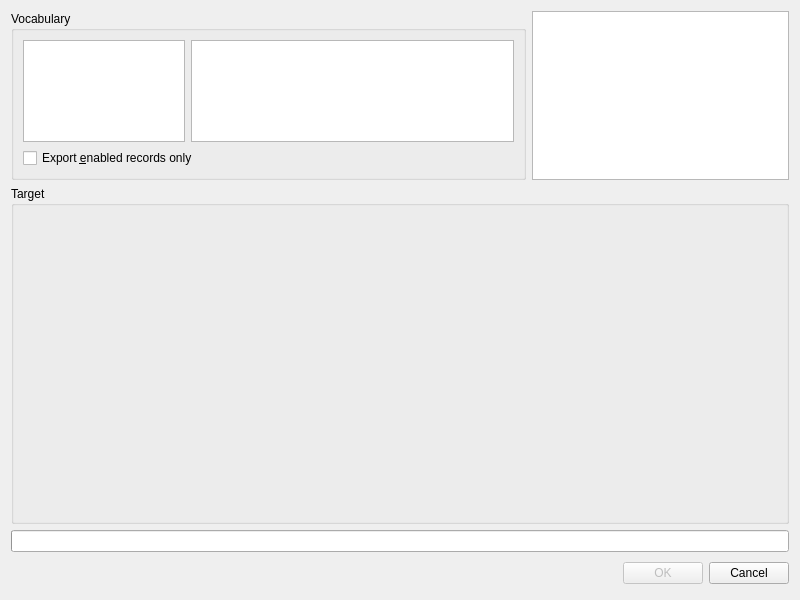
<?xml version="1.0" encoding="UTF-8"?>
<ui version="4.0">
 <class>qdWordsExport</class>
 <widget class="QDialog" name="qdWordsExport">
  <property name="geometry">
   <rect>
    <x>0</x>
    <y>0</y>
    <width>800</width>
    <height>600</height>
   </rect>
  </property>
  <property name="windowTitle">
   <string>Words Export</string>
  </property>
  <layout class="QVBoxLayout" name="verticalLayout">
   <item>
    <widget class="QWidget" name="widget" native="true">
     <property name="sizePolicy">
      <sizepolicy hsizetype="Preferred" vsizetype="Preferred">
       <horstretch>0</horstretch>
       <verstretch>1</verstretch>
      </sizepolicy>
     </property>
     <layout class="QHBoxLayout" name="horizontalLayout_2">
      <property name="margin">
       <number>0</number>
      </property>
      <item>
       <widget class="QGroupBox" name="groupBox">
        <property name="sizePolicy">
         <sizepolicy hsizetype="Preferred" vsizetype="Preferred">
          <horstretch>2</horstretch>
          <verstretch>0</verstretch>
         </sizepolicy>
        </property>
        <property name="title">
         <string>Vocabulary</string>
        </property>
        <layout class="QVBoxLayout" name="verticalLayout_3">
         <item>
          <layout class="QHBoxLayout" name="horizontalLayout">
           <item>
            <widget class="QTreeView" name="qtvCategories">
             <property name="sizePolicy">
              <sizepolicy hsizetype="Expanding" vsizetype="Expanding">
               <horstretch>1</horstretch>
               <verstretch>0</verstretch>
              </sizepolicy>
             </property>
             <property name="selectionMode">
              <enum>QAbstractItemView::ExtendedSelection</enum>
             </property>
             <property name="rootIsDecorated">
              <bool>false</bool>
             </property>
            </widget>
           </item>
           <item>
            <widget class="QTreeView" name="qtvFields">
             <property name="sizePolicy">
              <sizepolicy hsizetype="Expanding" vsizetype="Expanding">
               <horstretch>2</horstretch>
               <verstretch>0</verstretch>
              </sizepolicy>
             </property>
             <property name="rootIsDecorated">
              <bool>false</bool>
             </property>
             <attribute name="headerStretchLastSection">
              <bool>false</bool>
             </attribute>
            </widget>
           </item>
          </layout>
         </item>
         <item>
          <widget class="QCheckBox" name="qcbExportEnabledOnly">
           <property name="text">
            <string>Export &amp;enabled records only</string>
           </property>
          </widget>
         </item>
        </layout>
       </widget>
      </item>
      <item>
       <widget class="QTreeView" name="qtvExpPlugins">
        <property name="sizePolicy">
         <sizepolicy hsizetype="Expanding" vsizetype="Expanding">
          <horstretch>1</horstretch>
          <verstretch>0</verstretch>
         </sizepolicy>
        </property>
        <property name="rootIsDecorated">
         <bool>false</bool>
        </property>
       </widget>
      </item>
     </layout>
    </widget>
   </item>
   <item>
    <widget class="QGroupBox" name="qgbTarget">
     <property name="sizePolicy">
      <sizepolicy hsizetype="Preferred" vsizetype="Preferred">
       <horstretch>0</horstretch>
       <verstretch>2</verstretch>
      </sizepolicy>
     </property>
     <property name="title">
      <string>Target</string>
     </property>
     <layout class="QVBoxLayout" name="verticalLayout_2">
      <property name="margin">
       <number>0</number>
      </property>
      <item>
       <widget class="QStackedWidget" name="qswExpPlugins"/>
      </item>
     </layout>
    </widget>
   </item>
   <item>
    <widget class="QProgressBar" name="qpbProgress">
     <property name="textVisible">
      <bool>false</bool>
     </property>
    </widget>
   </item>
   <item>
    <layout class="QHBoxLayout">
     <property name="spacing">
      <number>6</number>
     </property>
     <property name="margin">
      <number>0</number>
     </property>
     <item>
      <spacer>
       <property name="orientation">
        <enum>Qt::Horizontal</enum>
       </property>
       <property name="sizeHint" stdset="0">
        <size>
         <width>131</width>
         <height>31</height>
        </size>
       </property>
      </spacer>
     </item>
     <item>
      <widget class="QPushButton" name="qpbOk">
       <property name="enabled">
        <bool>false</bool>
       </property>
       <property name="text">
        <string>OK</string>
       </property>
      </widget>
     </item>
     <item>
      <widget class="QPushButton" name="cancelButton">
       <property name="text">
        <string>Cancel</string>
       </property>
      </widget>
     </item>
    </layout>
   </item>
  </layout>
 </widget>
 <resources/>
 <connections>
  <connection>
   <sender>qpbOk</sender>
   <signal>clicked()</signal>
   <receiver>qdWordsExport</receiver>
   <slot>accept()</slot>
   <hints>
    <hint type="sourcelabel">
     <x>278</x>
     <y>253</y>
    </hint>
    <hint type="destinationlabel">
     <x>96</x>
     <y>254</y>
    </hint>
   </hints>
  </connection>
  <connection>
   <sender>cancelButton</sender>
   <signal>clicked()</signal>
   <receiver>qdWordsExport</receiver>
   <slot>reject()</slot>
   <hints>
    <hint type="sourcelabel">
     <x>369</x>
     <y>253</y>
    </hint>
    <hint type="destinationlabel">
     <x>179</x>
     <y>282</y>
    </hint>
   </hints>
  </connection>
 </connections>
</ui>
